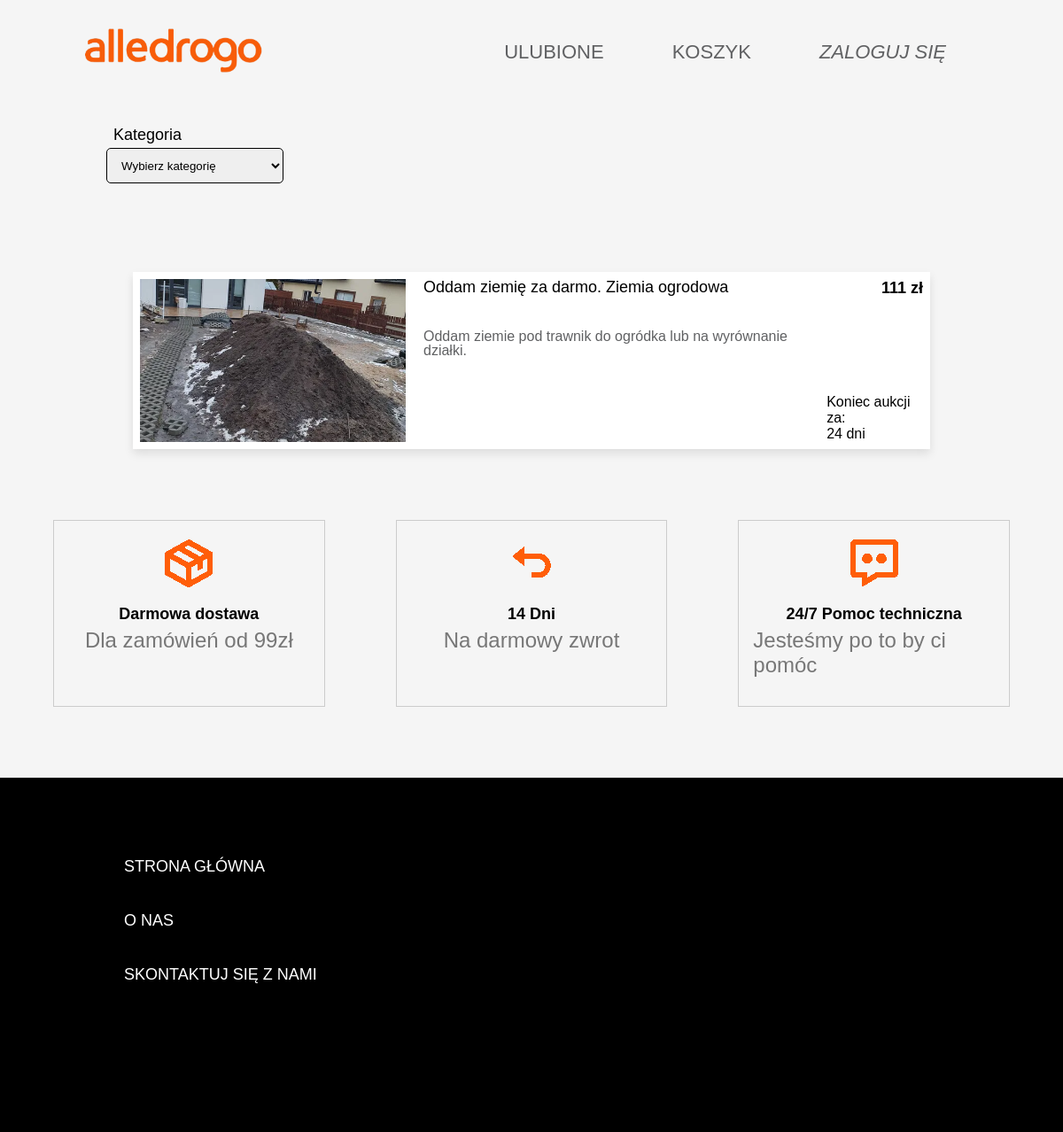
Page /main/home.php?kategoria=5 on the committed database.
### tables this page shows
CREATE TABLE `licytacje` (
  `id` int(11) NOT NULL,
  `przedmiot_id` int(11) NOT NULL,
  `uzytkownik_id` int(11) DEFAULT NULL,
  `cena_podbicie` int(11) DEFAULT NULL,
  `zakonczona` tinyint(1) DEFAULT NULL COMMENT '0 - NULL\r\n1 - zakonczona'
);

CREATE TABLE `przedmioty` (
  `id` int(11) NOT NULL,
  `sprzedajacy_id` int(11) NOT NULL,
  `nazwa` text NOT NULL,
  `opis` text NOT NULL,
  `img_name` text NOT NULL,
  `cena_wywolawcza` int(11) DEFAULT NULL,
  `data_wystawienia` datetime NOT NULL,
  `data_zakonczenia` datetime NOT NULL,
  `kategoria_id` int(11) NOT NULL
);

### main/home.php (the view, shortened to what this page needs)
<?php
include('static/head.php');
include('static/navbar.php');
?>
<form action="home.php" method="post">
  <nav class="filternav">
    <div class="filter-item">
      <label for="kategoria">Kategoria</label>
          <select name="kategoria" id="kategoria" onchange="this.form.submit()">
            <option value="">Wybierz kategorię</option>
          </select>
    </div>
  </nav>
</form>
<section class="container-all-products">
      <?php
        include('../phpconfig/connect.php');
        if(empty($_REQUEST['kategoria'])){
              $category_cond=1;
        }else{
            $filtr_kategoria=$_REQUEST['kategoria'];
            $category_cond='przedmioty.kategoria_id='.$filtr_kategoria;
        }
        $isexisauctions=$connect->prepare("SELECT *, licytacje.cena_podbicie FROM `przedmioty` JOIN licytacje ON licytacje.przedmiot_id=przedmioty.id WHERE $category_cond");
        $isexisauctions->execute();
        $res_isexisauctions = $isexisauctions->get_result();
        if($res_isexisauctions->num_rows == 0)
        {
            echo"
            <section class='container-all-products' id='defaultsection'>
                <div id='noproducts'>
                    <h1> Brak produktów do wyświetlenie o danych kryteriach </h1>
                </div>
            </section>
            ";
        }else{
          $sel=mysqli_query($connect, "SELECT *, licytacje.cena_podbicie FROM `przedmioty` JOIN licytacje ON licytacje.przedmiot_id=przedmioty.id WHERE $category_cond AND przedmioty.data_zakonczenia>CURRENT_DATE ORDER BY rand()");
          while($row = mysqli_fetch_array($sel)){
            $nazwa=$row['nazwa'];
            $opis=$row['opis'];
            $img_name=$row['img_name'];
            $cena_podbicie=$row['cena_podbicie'];
            $data_zakonczenia=strtotime($row['data_zakonczenia']);
            $czaszakoncz=round(($data_zakonczenia-strtotime("now"))/86400);
            ?>
            <a href='product.php?product=<?php echo $row['id']?>' class='link'><div class='container-product'>
              <div class='grid_img'>
                  <img src='zdjecia/<?php echo $img_name?>'>
              </div>
              <div class='grid_tytul'>
                  <?php echo $nazwa?>
              </div>
              <div class='grid_opis'>
                  <?php echo $opis?>
              </div>
              <div class='grid_cena'>
                  <?php echo $cena_podbicie?> zł
              </div>
              <div class='grid_czas'>
                  <p>Koniec aukcji za:</p>
                  <p><?php echo $czaszakoncz?> dni</p>
              </div>
            </div></a>
            <?php
          }
        }
      ?>
</section>
<section class="section">
    <div class="benefit-center box">
        <div class="benefit">
            <span class="icon"><img src="../images/shipment.png"> </span>
            <h4>Darmowa dostawa</h4>
            <span class="text">Dla zamówień od 99zł</span>
        </div>
        <div class="benefit">
            <span class="icon"><img src="../images/return.png"></span>
            <h4>14 Dni</h4>
            <span class="text">Na darmowy zwrot</span>
        </div>
        <div class="benefit">
            <span class="icon"><img src="../images/support.png"></span>
            <h4>24/7 Pomoc techniczna</h4>
            <span class="text">Jesteśmy po to by ci pomóc</span>
        </div>
    </div>
</section>
<section class="section">
</section>
<?php
include('static/footer.php');
?>

### styles/main.css (style rules this page uses)
* { margin: 0; padding: 0; box-sizing: inherit; }
html { box-sizing: border-box; font-size: 70%; }
body { font-family: "Poppins", sans-serif; font-size: 18px; color: black; background-color: whitesmoke; }
section { padding: 80px 0 0 0; }
img { max-width: 100%; }
.box { max-width: 90%; margin: 0 auto; }
nav { width: 84%; margin: auto; padding: 20px 0; display: flex; align-items: center; justify-content: space-between; }

### styles/home.css (style rules this page uses)
.benefit-center { display: grid; grid-template-columns: repeat(auto-fit, minmax(240px, 1fr)); gap: 80px; }
.benefit { border: 1px solid #ccc; padding: 16px 16px 32px 16px; display: flex; align-items: center; flex-direction: column; }
.benefit .icon { color: rgba(249, 92, 8, 0.7); font-size: 64px; }
.benefit h4 { margin-bottom: 5px; }
.benefit .text { font-size: 24px; color: #777; }
.filternav { width: 80%; display: flex; justify-content: flex-start; gap: 30px; align-items: center; }
.filter-item { display: flex; flex-direction: column; }
.filternav label { border: 0px black; padding: 4px 8px; width: 30%; font-size: 1em; font-weight: 400; width: fit-content; border-radius: 5px; }
.filternav select, .filternav input { font-family: inherit; border: 1px black solid; width: 200px; height: 40px; padding: 0px 12px; box-sizing: border-box; border-radius: 5px; }
.container-all-products { width: 75%; height: auto; display: flex; flex-direction: column; gap: 20px; margin: auto; }
.link { display: block; text-decoration: none; color: black; }
.container-product { width: 100%; height: 200px; padding: 8px; background-color: white; box-shadow: 0 5px 10px rgba(0, 0, 0, 0.1); display: grid; grid-template-rows: 1fr 3fr; grid-template-columns: 300px 4fr 1fr; gap: 15px 20px; }
.container-product img { width: 300px; height: 184px; display: flex; flex-direction: row; object-fit: cover; }
.grid_img { grid-row-start: 1; grid-column-start: 1; grid-row-end: 3; grid-column-end: 2; }
.grid_tytul { grid-row-start: 1; grid-column-start: 2; grid-row-end: 2; grid-column-end: 3; overflow: hidden; max-height: 2em; line-height: 1em; }
.grid_opis { grid-row-start: 2; grid-column-start: 2; grid-row-end: 3; grid-column-end: 3; color: #606163; font-size: medium; overflow: hidden; max-height: 4em; line-height: 1em; }
.grid_cena { grid-row-start: 1; grid-column-start: 3; grid-row-end: 2; grid-column-end: 4; font-weight: bolder; margin: 0 0 auto auto; }
.grid_czas { grid-row-start: 2; grid-column-start: 3; grid-row-end: 3; grid-column-end: 4; font-weight: 500; margin: auto 0 0 auto; font-size: 16px; }

### styles/addauction.css (style rules this page uses)
form label { border: 0px; padding: 4px 8px; width: 30%; font-size: 1em; font-weight: 400; width: fit-content; border-radius: 5px; }

### rows in the picture
licytacje: przedmiot.img_name (picture), przedmiot.nazwa "Oddam ziemię za darmo. Ziemia ogrodowa", przedmiot.opis "Oddam ziemie pod trawnik do ogródka lub na wyrównanie działki.", cena_podbicie "111", przedmiot.data_zakonczenia "24"
